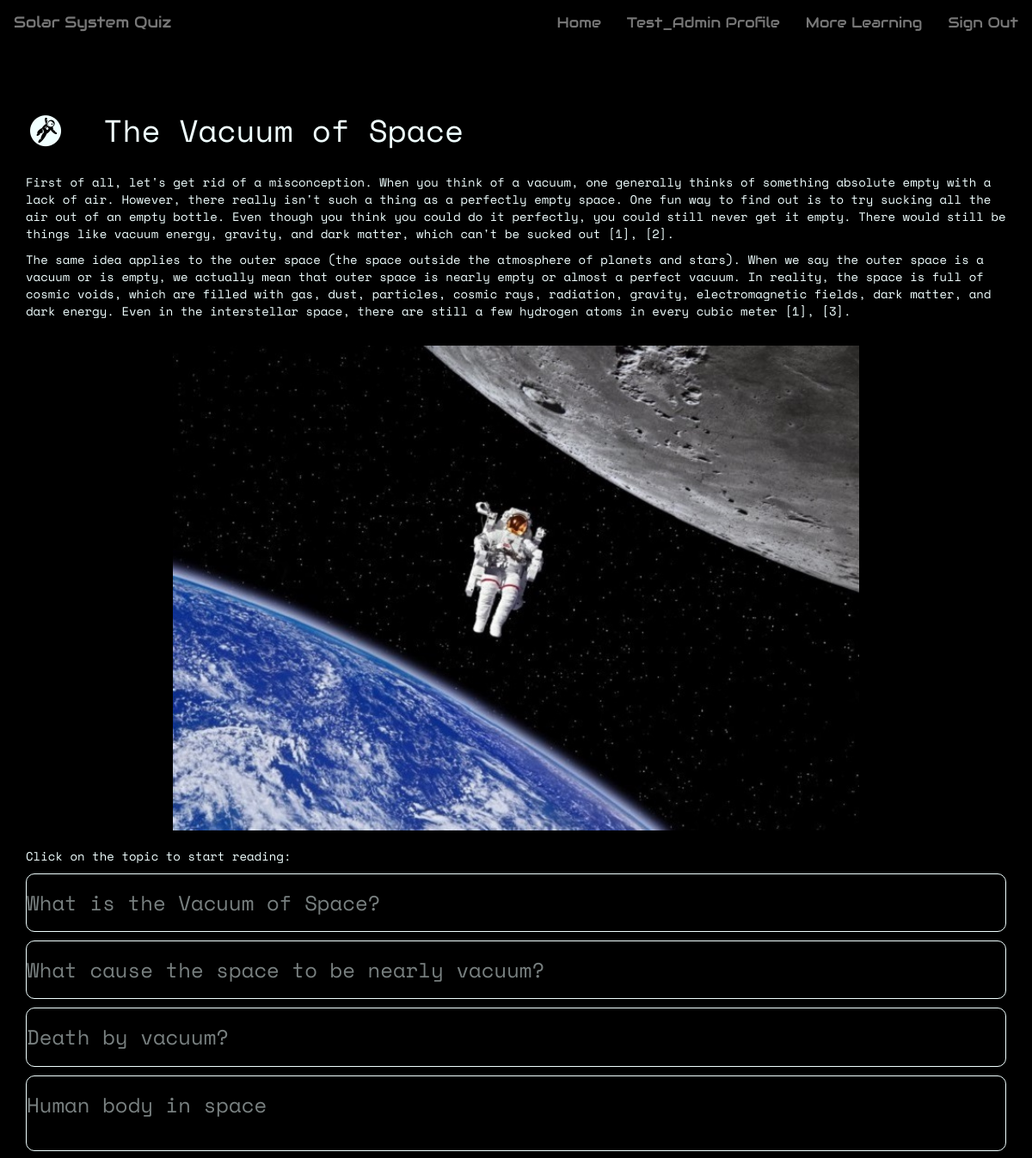
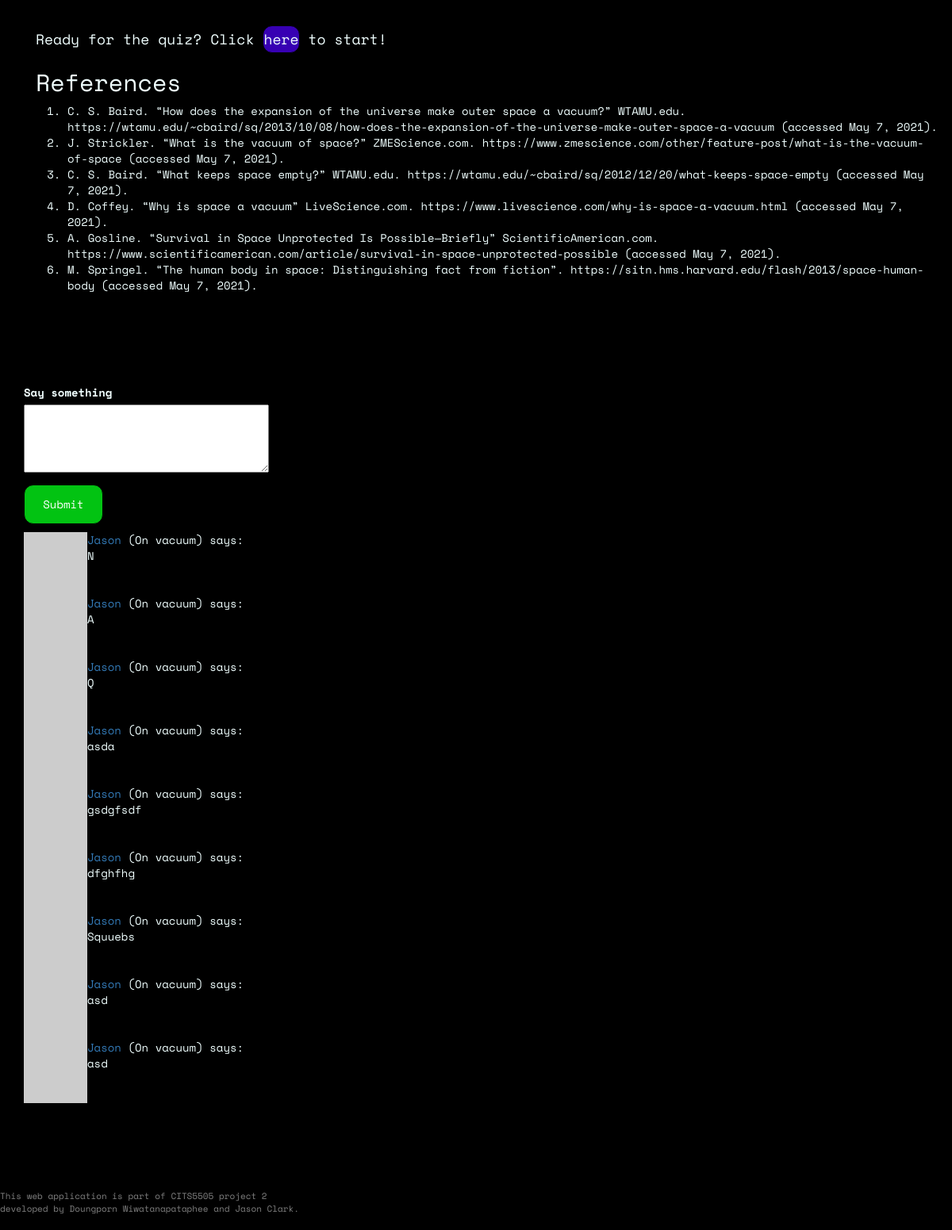
The page /learning_module/vacuum (signed in) on the database its author committed (2 pictures, top to bottom).
### app/models.py (models this page shows, shortened)
class User(UserMixin, db.Model):
    __tablename__ = 'user_table'
    id = db.Column(db.Integer, primary_key=True)
    username = db.Column(db.String(64), index=True, unique=True)
    user_type = db.Column(db.String(64))
    email = db.Column(db.String(120), index=True, unique=True)
    password_hash = db.Column(db.String(128))
    posts = db.relationship('Post', backref='author', lazy='dynamic')
    about_me = db.Column(db.String(140))
    last_seen = db.Column(db.DateTime, default=datetime.utcnow)
    score_child = db.relationship("Score", backref = 'user_parent')
    quiz_unlocked = db.Column(db.Integer, default=0)
    def avatar(self, size):
      digest = md5(self.email.lower().encode('utf-8')).hexdigest()
      return 'https://www.gravatar.com/avatar/{}?d=identicon&s={}'.format(digest, size)

class Post(db.Model):
    id = db.Column(db.Integer, primary_key=True)
    user_id = db.Column(db.Integer, db.ForeignKey('user_table.id')) #user.id
    body = db.Column(db.String(140))
    timestamp = db.Column(db.DateTime, index=True, default=datetime.utcnow)
    page = db.Column(db.String)
    upvotes = db.Column(db.Integer, default=0)
    downvotes = db.Column(db.Integer, default=0)

### app/routes.py (the view, shortened to what this page needs)
@app.route('/learning_module/<module>', methods=['GET', 'POST'])
@login_required
def learning_module(module):
  page = request.args.get('page', 1, type=int)
  posts = Post.query.filter_by(page=module).paginate(
    page, app.config['POSTS_PER_PAGE'], False)
  next_url = url_for('learning_module', module=module, page=posts.next_num) \
    if posts.has_next else None
  prev_url = url_for('learning_module', module=module, page=posts.prev_num) \
    if posts.has_prev else None
  form = PostForm()
  return render_template('modules/learning_module.html', module=module, form=form,
      posts=posts.items, next_url=next_url,
      prev_url=prev_url)

### app/forms.py
class PostForm(FlaskForm):
  post = TextAreaField('Say something', validators=[
    DataRequired(), Length(min=1, max=140)])
  submit = SubmitField('Submit')

### app/models.py (called while the page is built)
@login.user_loader
def load_user(id):
    return User.query.get(int(id))

### app/routes.py (called while the page is built)
@app.before_request
def before_request():
    from_zone = tz.tzutc()
    to_zone = tz.tzlocal()
    utc = datetime.utcnow()
    utc = utc.replace(tzinfo=from_zone)
    central = utc.astimezone(to_zone)   # convert to local timezone
    if current_user.is_authenticated:
        current_user.last_seen = central
        db.session.commit()

### app/templates/modules/learning_module.html (shortened to what this page needs)
{% extends 'base.html' %}
{% block body %}
<div class="progress-bar-max fixed-top">
</div>
{% include 'modules/_{}.html'.format(module) %}
<hr class="divider" />
<div class="container">
  {% if form %}
  <form action="" id="module" method="post">
    <p>
      {{ form.post.label }}<br>
      <span class="post-form">
      {{ form.post(cols=32, rows=4) }}<br>
      </span>
    </p>
    <p>{{ form.submit(class_="post-button") }}</p>
  </form>
  {% endif %}
  {% for post in posts %}
    {% include '_post.html' %}
  {% endfor %}
</div>
{% endblock %}

### app/templates/base.html (shortened to what this page needs)
<!DOCTYPE html>
<html lang="en">
<head>
    <link rel="stylesheet" href="https://maxcdn.bootstrapcdn.com/bootstrap/3.4.1/css/bootstrap.min.css">
    <link rel="stylesheet" type="text/css" href="{{ url_for('static', filename='css/theme.css') }}">
    <link rel="stylesheet" href="https://cdnjs.cloudflare.com/ajax/libs/font-awesome/4.7.0/css/font-awesome.min.css">
</head>
<body>
    {% block navbar %}
    <nav class="navbar navbar-default">
            <div class="navbar-header">
                <a class="navbar-brand" href="{{ url_for('home') }}">Solar System Quiz</a>
            </div>
            <div class="collapse navbar-collapse" id="bs-example-navbar-collapse-1">
                <ul class="nav navbar-nav navbar-right">
                    {% if current_user.is_authenticated %}
                    <li><a id="nav_home" href="{{ url_for('home') }}">Home</a></li>
                    <li><a id="nav_profile" href="{{ url_for('user_profile', username=current_user.username) }}">{{ current_user.username }} Profile</a></li>
                    <li><a id="nav_learning" href="{{ url_for('more_learning') }}">More Learning</a></li>
                    <li><a id="nav_logout" href="{{ url_for('logout') }}">Sign Out</a></li>
                    {% else %}
                    <li><a id="nav_home" href="{{ url_for('home') }}">Home</a></li>
                    <li><a id="nav_login" href="{{ url_for('login') }}">Login</a></li>
                    <li><a id="nav_register" href="{{ url_for('register') }}">Register</a></li>
                    <li><a id="nav_learning" href="{{ url_for('more_learning') }}">More Learning</a></li>
                    {% endif %}
                </ul>
            </div>
    </nav>
    {% endblock %}
    <div class="points-container">
    </div>
    {% block body %}{% endblock %}
    <footer>
        <p>This web application is part of CITS5505 project 2 <br>
           developed by Doungporn Wiwatanapataphee and Jason Clark.</p>
    </footer>
</body>
</html>

### app/templates/_post.html (shortened to what this page needs)
<table>
  <tr valign="top">
    <td><img src="{{ post.author.avatar(36) }}"></td>
    <td>
      <a href="{{ url_for('user_profile', username=post.author.username) }}">
        {{ post.author.username }}
      </a>
      (On {{ post.page }}) says:<br>{{ post.body }}
    </td>
  </tr>
</table>

### app/static/css/theme.css (style rules this page uses)
* { box-sizing: border-box; }
body { font-family: 'Space Mono', monospace; background-color: black; color: azure; padding-bottom: 60px; margin-bottom: 100px; }
html { scroll-behavior: smooth; }
.navbar { font-family: 'Audiowide', cursive; background-color: black; border-color: black; top: 0; }
.nav a { font-size: 1.2em !important; }
.fixed-top { position: fixed; top: 0; z-index: 1; right: 0; left: 0; }
.progress-bar-max { display: block; background-color: transparent; height: 9px; width: 100%; }
.points-container { padding: 20px; display: flex; margin: 0 auto; text-align: center; }
.post-button { background-color: #03da15e5; height: 50px; width: 100px; border: 1px solid black; color: #ffffff; word-wrap: normal; margin: 0; padding: 0; border-radius: 12px; }
.post-form { color:black; }
hr.divider { border: 0; height: 5px; margin-top: 50px; margin-bottom: 50px; margin-left: 2rem; width: 100%; }
footer { position: fixed; font-size: 11px; background: black; color:grey; bottom: 0; left: 0; height: 50px; width: 100%; }

### rows shown on the page
User: username "Test_Admin"
Post: author.username "Jason", page "vacuum", body "N"
Post: author.username "Jason", page "vacuum", body "A"
Post: author.username "Jason", page "vacuum", body "Q"
Post: author.username "Jason", page "vacuum", body "asda"
Post: author.username "Jason", page "vacuum", body "gsdgfsdf"
Post: author.username "Jason", page "vacuum", body "dfghfhg"
Post: author.username "Jason", page "vacuum", body "Squuebs"
Post: author.username "Jason", page "vacuum", body "asd"
Post: author.username "Jason", page "vacuum", body "asd"
